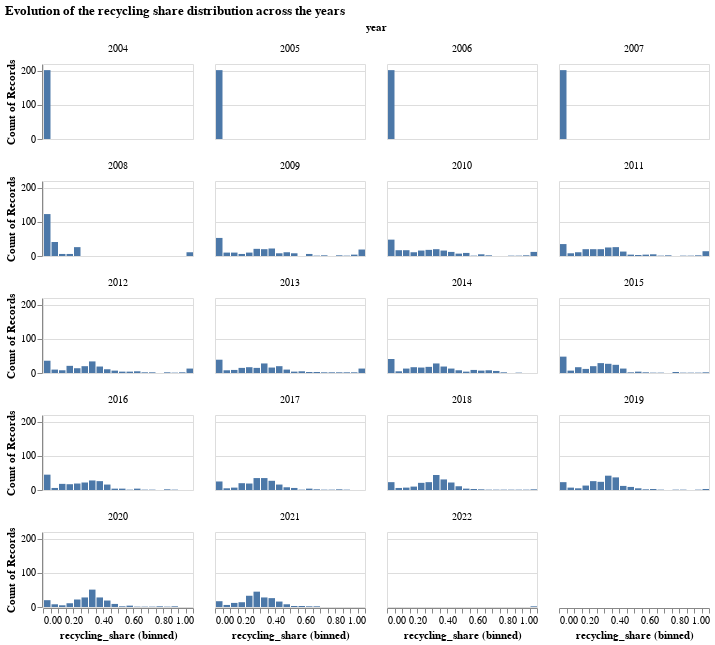

Source (notebook cell):
### Code cell
alt.Chart(yearly_mean_behavior).mark_bar().encode(
    x=alt.X("recycling_share:Q", bin=alt.Bin(maxbins=20)),
    y='count()',
).properties(
    width=150,
    height=75
).facet(
    facet='year:O',
    columns=4
).properties(
    title="Evolution of the recycling share distribution across the years"
)

### Figure 1 — Vega-Lite specification as saved in the notebook (floating-point values rounded to 4 significant figures; data arrays with more than 128 entries replaced by an {"elided": "..."} marker saying what was removed)
{"config": {"view": {"continuousWidth": 400, "continuousHeight": 300}}, "data": {"name": "data-db1beb0a1e943e9db0ebab9a0922f4d2"}, "facet": {"field": "year", "type": "ordinal"}, "spec": {"mark": "bar", "encoding": {"x": {"bin": {"maxbins": 20}, "field": "recycling_share", "type": "quantitative"}, "y": {"aggregate": "count", "type": "quantitative"}}, "height": 75, "width": 150}, "columns": 4, "title": "Evolution of the recycling share distribution across the years", "$schema": "https://vega.github.io/schema/vega-lite/v4.17.0.json", "datasets": {"data-db1beb0a1e943e9db0ebab9a0922f4d2": {"elided": "3817 records"}}}
